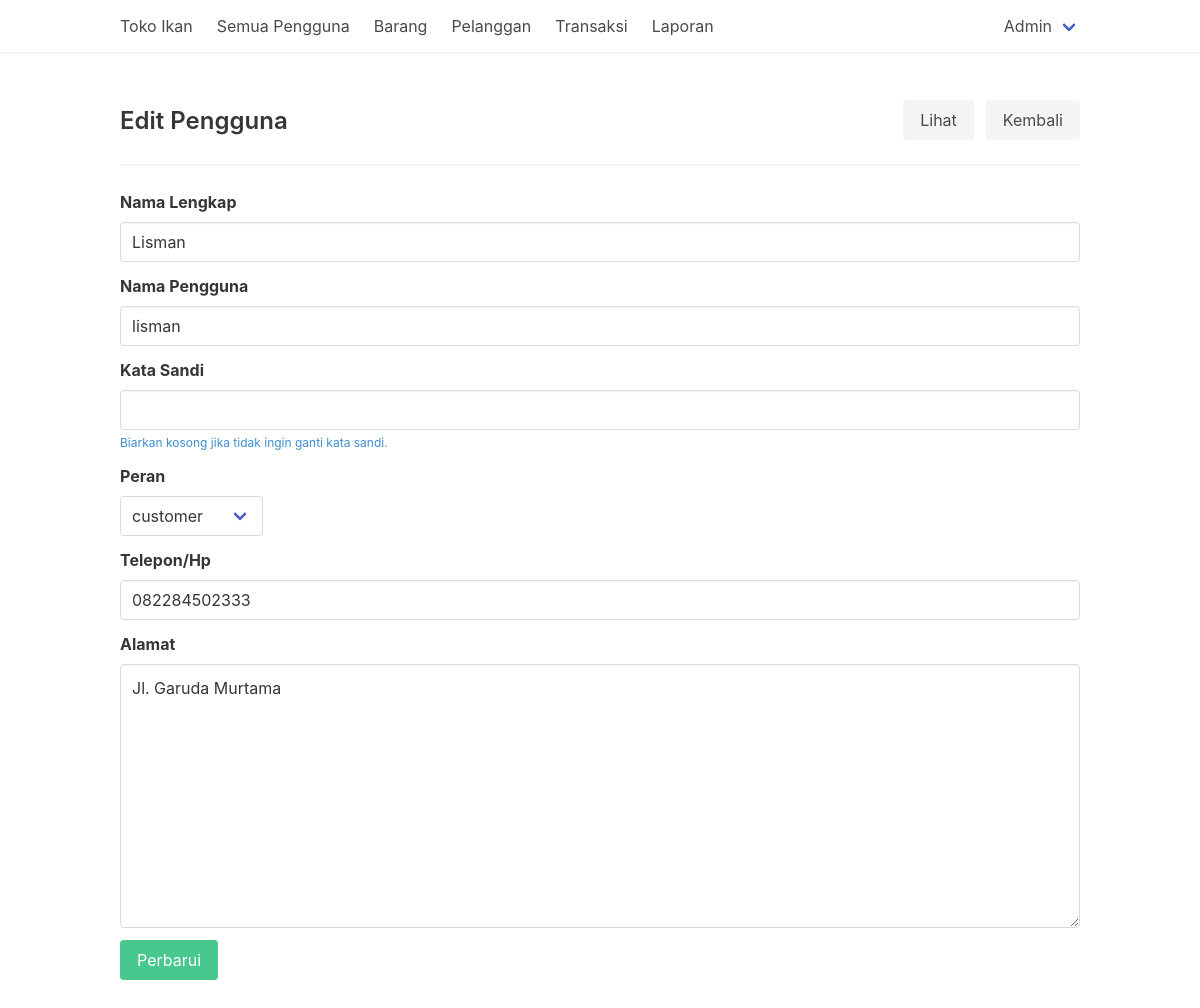
Page /users-edit.php?id=9 (signed in) on the committed database.
### tables this page shows
CREATE TABLE `users` (
  `id_user_055` int(11) NOT NULL,
  `nama_user_055` varchar(40) NOT NULL,
  `username_user_055` varchar(30) NOT NULL,
  `password_user_055` varchar(255) NOT NULL,
  `telepon_user_055` varchar(20) NOT NULL,
  `alamat_user_055` varchar(80) NOT NULL,
  `role_user_055` enum('admin','waiter','owner','customer') DEFAULT 'customer'
);

### config/function.php (called while the page is built, shortened)
<?php
function old($var, $val = '')
{
    return $_POST[$var] ?? $val;
}

### users-edit.php (the view, shortened to what this page needs)
<?php
require_once "template/theHeader.php";
?>
<div class="level">
    <div class="level-left">
        <div class="level-item">
            <h1 class="title is-4">Edit Pengguna</h1>
        </div>
    </div>
    <div class="level-right">
        <div class="level-item">
            <a href="users-show.php?id=<?= $_GET['id'] ?>" class="button is-light">Lihat</a>
        </div>
        <div class="level-item">
            <a href="users.php" class="button is-light">Kembali</a>
        </div>
    </div>
</div>
<hr>
<?php
if (isset($_GET['id'])) {
    $query = $conn->query(sprintf("SELECT * FROM users WHERE id_user_055 = %s", $_GET['id']));
    $item = $query->fetch_object();
} else {
    return header('Location:users.php');
}
?>
<form action="" method="post">
    <div class="field">
        <label for="nama" class="label">Nama Lengkap</label>
        <div class="control">
            <input type="text" name="nama" id="nama" class="input" value="<?= old('nama', $item->nama_user_055); ?>" required>
        </div>
    </div>
    <div class="field">
        <label for="nama_pengguna" class="label">Nama Pengguna</label>
        <div class="control">
            <input type="text" name="nama_pengguna" id="nama_pengguna" class="input" value="<?= old('nama_pengguna', $item->username_user_055) ?>" required>
        </div>
    </div>
    <div class="field">
        <label for="kata_sandi" class="label">Kata Sandi</label>
        <div class="control">
            <input type="password" name="kata_sandi" id="kata_sandi" class="input" value="<?= old('kata_sandi') ?>">
        </div>
        <span class="help is-info">Biarkan kosong jika tidak ingin ganti kata sandi.</span>
    </div>
    <div class="field">
        <label for="peran" class="label">Peran</label>
        <div class="select">
            <select name="peran" id="peran" required>
                <option hidden><?= $item->role_user_055 ?></option>
            </select>
        </div>
    </div>
    <div class="field">
        <label for="telepon" class="label">Telepon/Hp</label>
        <div class="control">
            <input type="tel" name="telepon" id="telepon" class="input" value="<?= old('telepon', $item->telepon_user_055); ?>" required>
        </div>
    </div>
    <div class="field">
        <label for="alamat" class="label">Alamat</label>
        <div class="control">
            <textarea name="alamat" id="alamat" cols="30" rows="10" class="textarea"><?= old('alamat', $item->alamat_user_055); ?></textarea>
        </div>
    </div>
    <div class="field">
        <button name="simpan" class="button is-success">Perbarui</button>
    </div>
</form>
<?php
require_once "template/theFooter.php"
?>

### rows in the picture
users: nama "Lisman", nama_pengguna "lisman", peran "customer", telepon "082284502333", alamat "Jl. Garuda Murtama"

### other values in the picture
$_SESSION['name'] "Admin"
